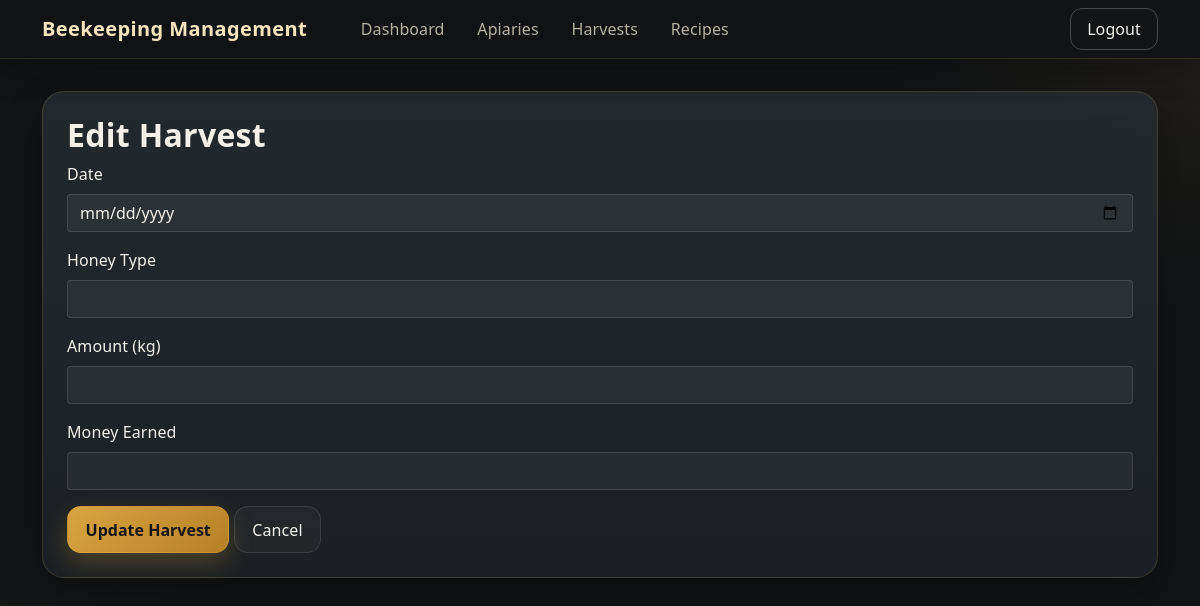
Page /harvests/edit/2 (signed in) on the earlier database version.
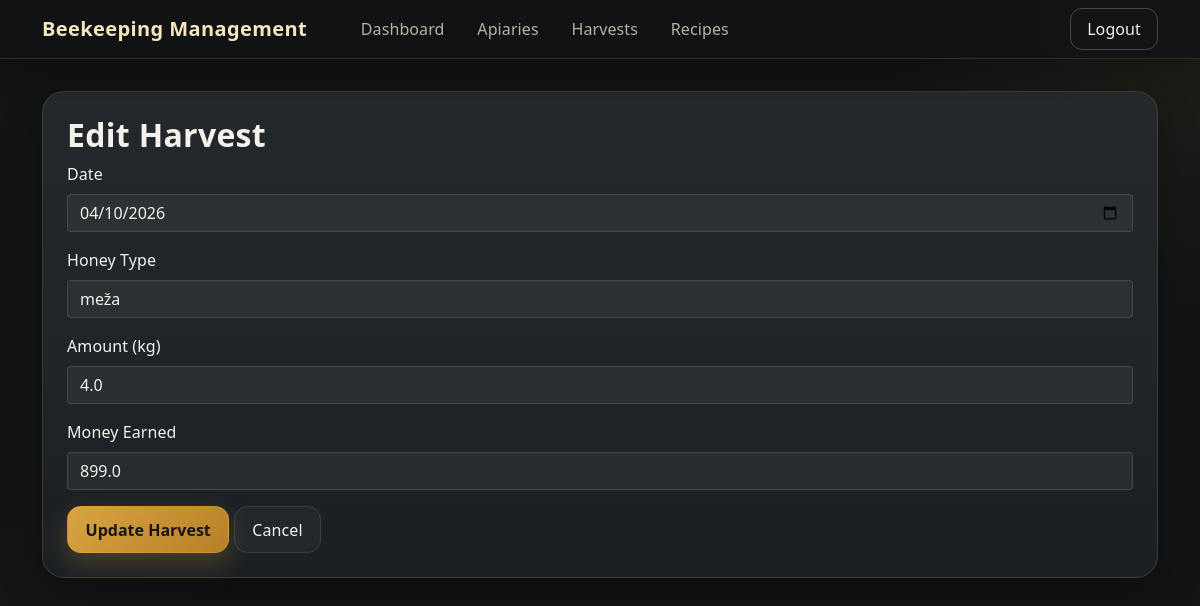
Same page on the later database version.
### tables this page shows
CREATE TABLE honey_harvests (
                    id INTEGER PRIMARY KEY,
                    date TEXT NOT NULL,
                    honey_type TEXT NOT NULL,
                    amount REAL NOT NULL,
                    money_earned REAL
                , user_id INTEGER NOT NULL DEFAULT 1);

### web_app.py (the view, shortened to what this page needs)
@app.route('/harvests/edit/<int:id>', methods=['GET', 'POST'])
def edit_harvest(id):
    conn = sqlite3.connect('beekeeping.db')
    c = conn.cursor()
    c.execute("SELECT date, honey_type, amount, money_earned FROM honey_harvests WHERE id = ?", (id,))
    harvest = c.fetchone()
    conn.close()
    return render_template('edit_harvest.html', harvest=harvest, id=id)

### web_app.py (called while the page is built)
@app.before_request
def require_login():
    allowed = {"login", "register", "logout", "static", "serve_image"}  # names of view functions that don't require auth
    if request.endpoint not in allowed and not session.get("logged_in"):
        return redirect(url_for("login"))

### templates/edit_harvest.html (shortened to what this page needs)
{% extends "base.html" %}
{% block content %}
<div class="glass-panel p-4 mb-4">
<h2 class="section-title">Edit Harvest</h2>
<form method="post">
    <div class="mb-3">
        <label for="date" class="form-label">Date</label>
        <input type="date" class="form-control" id="date" name="date" value="{{ harvest[0] }}" required>
    </div>
    <div class="mb-3">
        <label for="honey_type" class="form-label">Honey Type</label>
        <input type="text" class="form-control" id="honey_type" name="honey_type" value="{{ harvest[1] }}" required>
    </div>
    <div class="mb-3">
        <label for="amount" class="form-label">Amount (kg)</label>
        <input type="number" step="0.01" class="form-control" id="amount" name="amount" value="{{ harvest[2] }}" required>
    </div>
    <div class="mb-3">
        <label for="money_earned" class="form-label">Money Earned</label>
        <input type="number" step="0.01" class="form-control" id="money_earned" name="money_earned" value="{{ harvest[3] }}">
    </div>
    <button type="submit" class="btn btn-honey">Update Harvest</button>
    <a href="{{ url_for('harvests') }}" class="btn btn-soft">Cancel</a>
</form>
</div>
{% endblock %}

Differences in the rows shown:
added honey_harvests: date "04/10/2026", honey_type "meža", amount "4.0", money_earned "899.0"
